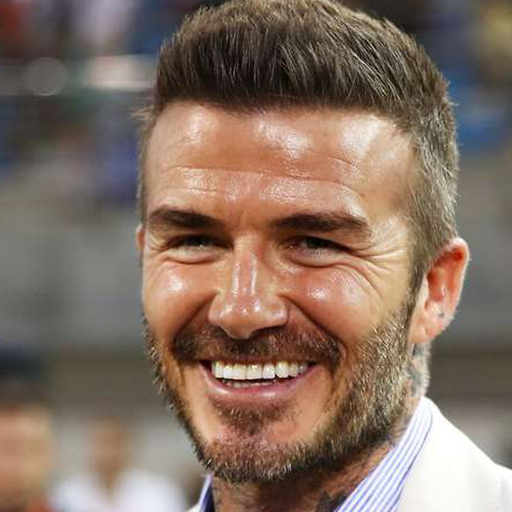
#> input picture datasets/sample/db.jpg, 1024 x 1024 px (shown at 1/2 size)
$ jupyter execute StyleGAN2.ipynb   (shell and % lines are left out)   (text cells are left out)
#> lines starting #> are read from the running program, lines starting #| are printed output that depends on the picture; pictures that were not available may be replaced by others from this repository, and a replacement may not be noted
[cell 1]
import cv2
import matplotlib.pyplot as plt
from PIL import Image

def show_images(images, rows, cols, save_path=None):
    _, axs = plt.subplots(rows, cols, figsize=(24, 10), tight_layout=True)
    for i, ax in enumerate(axs.flatten()):
        ax.imshow(images[i])
        ax.get_xaxis().set_visible(False)
        ax.get_yaxis().set_visible(False)

    if save_path is not None:
        plt.savefig(save_path)

    plt.show()

def extract_video_frames(path, step=100, skip=0):
    images = []
    video = cv2.VideoCapture(path)
    index = 0
    while True:
        ret, frame = video.read()
        if not ret: break

        if index >= skip and index % step == 0:
            img = Image.fromarray(cv2.cvtColor(frame,cv2.COLOR_BGR2RGB))
            img = img.crop((1024,0,2048,1024))
            img = img.resize((256,256))
            images += [img]

        index += 1

    video.release()

    return images

[cell 2]
images = [
    Image.open("datasets/sample/db.jpg").resize((256,256)),
    Image.open("datasets/sample/out/db/proj.png").resize((256,256)),
    Image.open("datasets/sample/db-bearded.jpg").resize((256,256))
]
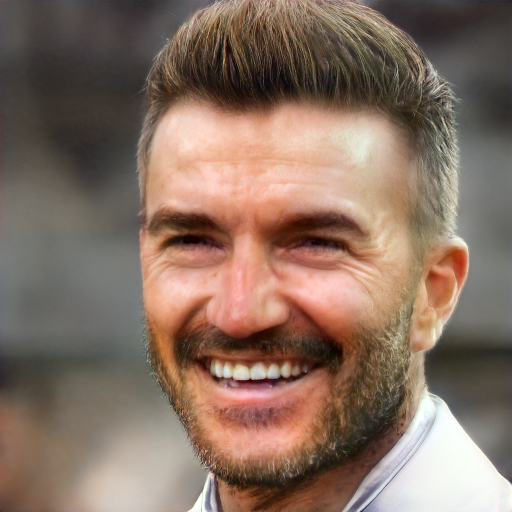
#> input picture datasets/sample/out/db/proj.png, 1024 x 1024 px (shown at 1/2 size)
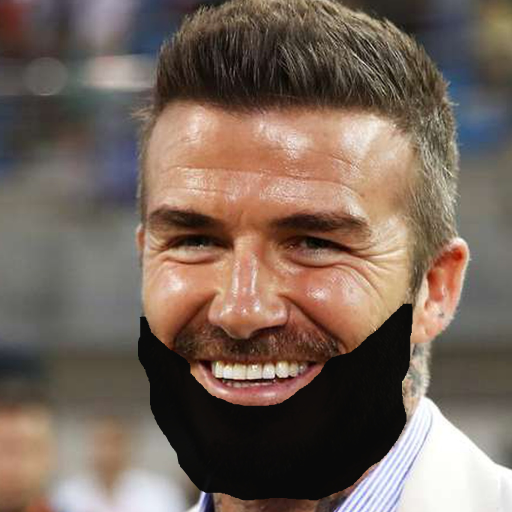
#> input picture datasets/sample/db-bearded.jpg, 1024 x 1024 px (shown at 1/2 size)
images += extract_video_frames("datasets/sample/out/db-bearded/proj.mp4", step=200)
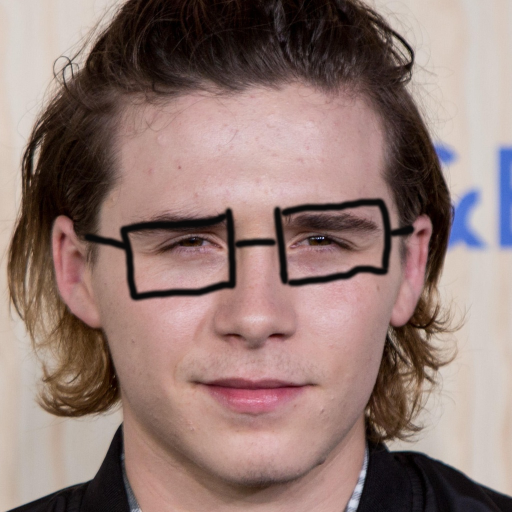
#> input picture datasets/sample/bb-glasses.jpg, 1024 x 1024 px, given in place of proj.mp4, which was not available (shown at 1/2 size)
#> in extract_video_frames, frame is the input picture: shape (1024, 1024, 3); mean B, G, R 116.4, 121.9, 146
#> in extract_video_frames, `img = img.crop((1024,0,2048,1024))`: img: PIL image 1024x1024 RGB; every value is 0
#> in extract_video_frames, `img = img.resize((256,256))`: img: PIL image 256x256 RGB; every value is 0

images += [
    Image.open("datasets/sample/vb.jpg").resize((256,256)),
    Image.open("datasets/sample/out/vb/proj.png").resize((256,256)),
    Image.open("datasets/sample/vb-blue.jpg").resize((256,256))
]
images += extract_video_frames("datasets/sample/out/vb-blue/proj.mp4", step=200)

images += [
    Image.open("datasets/sample/bb.jpg").resize((256,256)),
    Image.open("datasets/sample/out/bb/proj.png").resize((256,256)),
    Image.open("datasets/sample/bb-glasses.jpg").resize((256,256))
]
images += extract_video_frames("datasets/sample/out/bb-glasses/proj.mp4", step=200)
